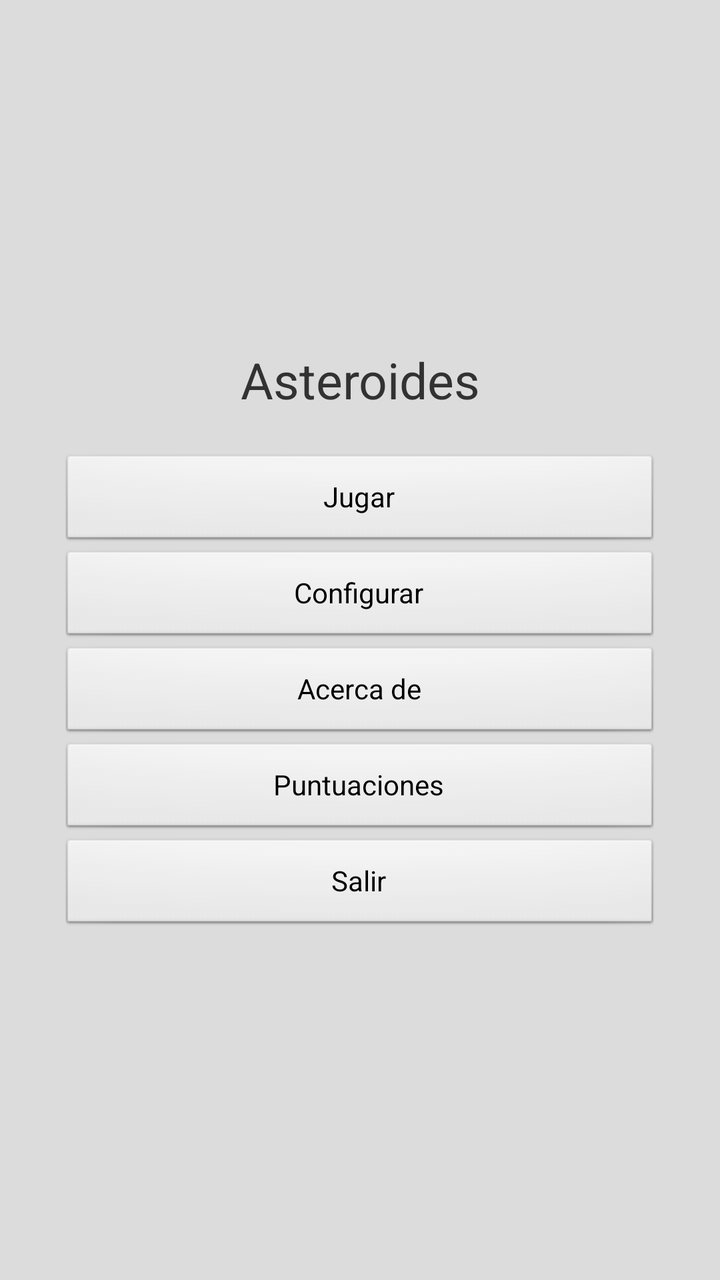
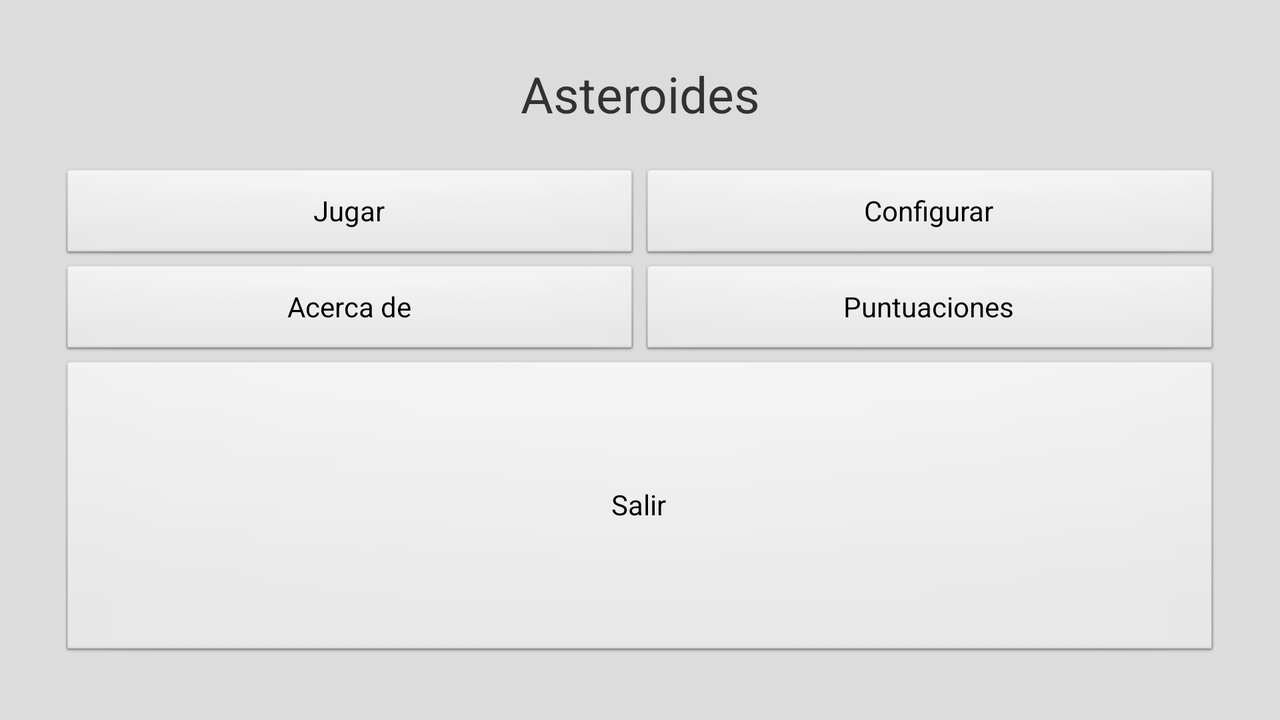

Compare how this app lays out the same screen by default and in its alternative resource folder. The renders come first, then the two layout files and the values they reference.
<!-- AndroidManifest.xml: application theme AppTheme -->
<!-- res/layout/main.xml -->
<LinearLayout xmlns:android="http://schemas.android.com/apk/res/android"
    xmlns:tools="http://schemas.android.com/tools"
    android:id="@+id/LinearLayout1"
    android:layout_width="match_parent"
    android:layout_height="match_parent"
    android:gravity="center"
    android:orientation="vertical"
    android:padding="30dip"
    android:background="#dcdcdc"
    tools:context=".Asteroides" >

    <TextView
        android:id="@+id/textView1"
        style="@style/TextoAsteroides" />

    <Button
        android:id="@+id/button1"
        android:layout_width="match_parent"
        android:layout_height="wrap_content"
        android:text="@string/jugar" />

    <Button
        android:id="@+id/button2"
        android:layout_width="match_parent"
        android:layout_height="wrap_content"
        android:onClick="initPreferences"
        android:text="@string/config" />

    <Button
        android:id="@+id/button3"
        android:layout_width="match_parent"
        android:layout_height="wrap_content"
        android:onClick="initAbout"
        android:text="@string/acercade" />

    <Button
        android:id="@+id/button5"
        android:layout_width="match_parent"
        android:layout_height="wrap_content"
        android:onClick="initRanking"
        android:text="@string/puntuaciones" />

    <Button
        android:id="@+id/button4"
        android:layout_width="match_parent"
        android:layout_height="wrap_content"
        android:text="@string/salir" />

</LinearLayout>
<!-- resources referenced by this layout -->
<resources>
  <string name="acercade">Acerca de</string>
  <string name="config">Configurar</string>
  <string name="jugar">Jugar</string>
  <string name="puntuaciones">Puntuaciones</string>
  <string name="salir">Salir</string>
  <style name="TextoAsteroides">
          <item name="android:layout_marginBottom">20dip</item>
          <item name="android:layout_width">match_parent</item>
          <item name="android:layout_height">wrap_content</item>
          <item name="android:layout_gravity">center_vertical</item>
          <item name="android:gravity">center</item>
          <item name="android:text">@string/tituloAplicacion</item>
          <item name="android:textSize">25sp</item>
      </style>
  <style name="AppTheme" parent="AppBaseTheme">
          
      </style>
  <string name="tituloAplicacion">Asteroides</string>
  <style name="AppBaseTheme" parent="android:Theme.Light">
          
      </style>
</resources>
<!-- res/layout-land/main.xml (the repository's variant of the layout above) -->
<!-- drawn on the phone turned sideways -->
<LinearLayout xmlns:android="http://schemas.android.com/apk/res/android"
    xmlns:tools="http://schemas.android.com/tools"
    android:id="@+id/LinearLayout1"
    android:layout_width="match_parent"
    android:layout_height="match_parent"
    android:gravity="center"
    android:orientation="vertical"
    android:padding="30dip"
    android:background="#dcdcdc"
    tools:context=".Asteroides" >

    <TableLayout
        android:layout_width="match_parent"
        android:layout_height="match_parent"
        android:gravity="center"
        android:stretchColumns="*" >

        <TextView
            android:id="@+id/textView1"
            style="@style/TextoAsteroides"
            />

        <TableRow
            android:id="@+id/tableRow1"
            android:layout_width="wrap_content"
            android:layout_height="wrap_content" >

            <Button
                android:id="@+id/button1"
                android:layout_width="0dp"
                android:layout_height="wrap_content"
                android:layout_weight="1"
                android:text="@string/jugar" />

            <Button
                android:id="@+id/button2"
                android:layout_width="0dp"
                android:layout_height="wrap_content"
                android:layout_weight="1"
                android:text="@string/config" />
        </TableRow>

        <TableRow
            android:id="@+id/tableRow2"
            android:layout_width="wrap_content"
            android:layout_height="wrap_content" >

            <Button
                android:id="@+id/button3"
                android:layout_width="0dp"
                android:layout_height="wrap_content"
                android:layout_weight="1"
                android:text="@string/acercade" />

            <Button
                android:id="@+id/button5"
                android:layout_width="0dp"
                android:layout_height="wrap_content"
                android:layout_weight="1"
                android:text="@string/puntuaciones" />

        </TableRow>

        <Button
            android:id="@+id/button4"
            android:layout_width="0dp"
            android:layout_height="wrap_content"
            android:layout_weight="1"
            android:text="@string/salir" />

    </TableLayout>

</LinearLayout>
